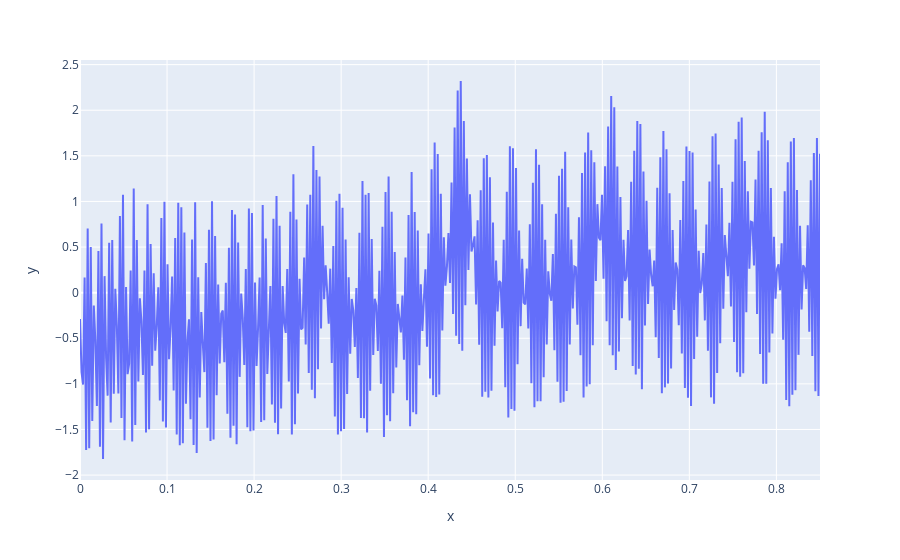

Notebook cell for this chart:
### Code cell
px.line(x=X_train, y=y_train)

### Figure 1 — Plotly figure (JSON) as saved in the notebook; plotly's stock layout.template omitted (floating-point values rounded to 4 significant figures; data arrays with more than 128 entries replaced by an {"elided": "..."} marker saying what was removed)
{"data": [{"hovertemplate": "x=%{x}<br>y=%{y}<extra></extra>", "legendgroup": "", "line": {"color": "#636efa", "dash": "solid"}, "marker": {"symbol": "circle"}, "mode": "lines", "name": "", "orientation": "v", "showlegend": false, "type": "scatter", "x": {"elided": "483 float values"}, "xaxis": "x", "y": {"elided": "483 float values"}, "yaxis": "y"}], "layout": {"legend": {"tracegroupgap": 0}, "margin": {"t": 60}, "xaxis": {"anchor": "y", "domain": [0, 1], "title": {"text": "x"}}, "yaxis": {"anchor": "x", "domain": [0, 1], "title": {"text": "y"}}}}
